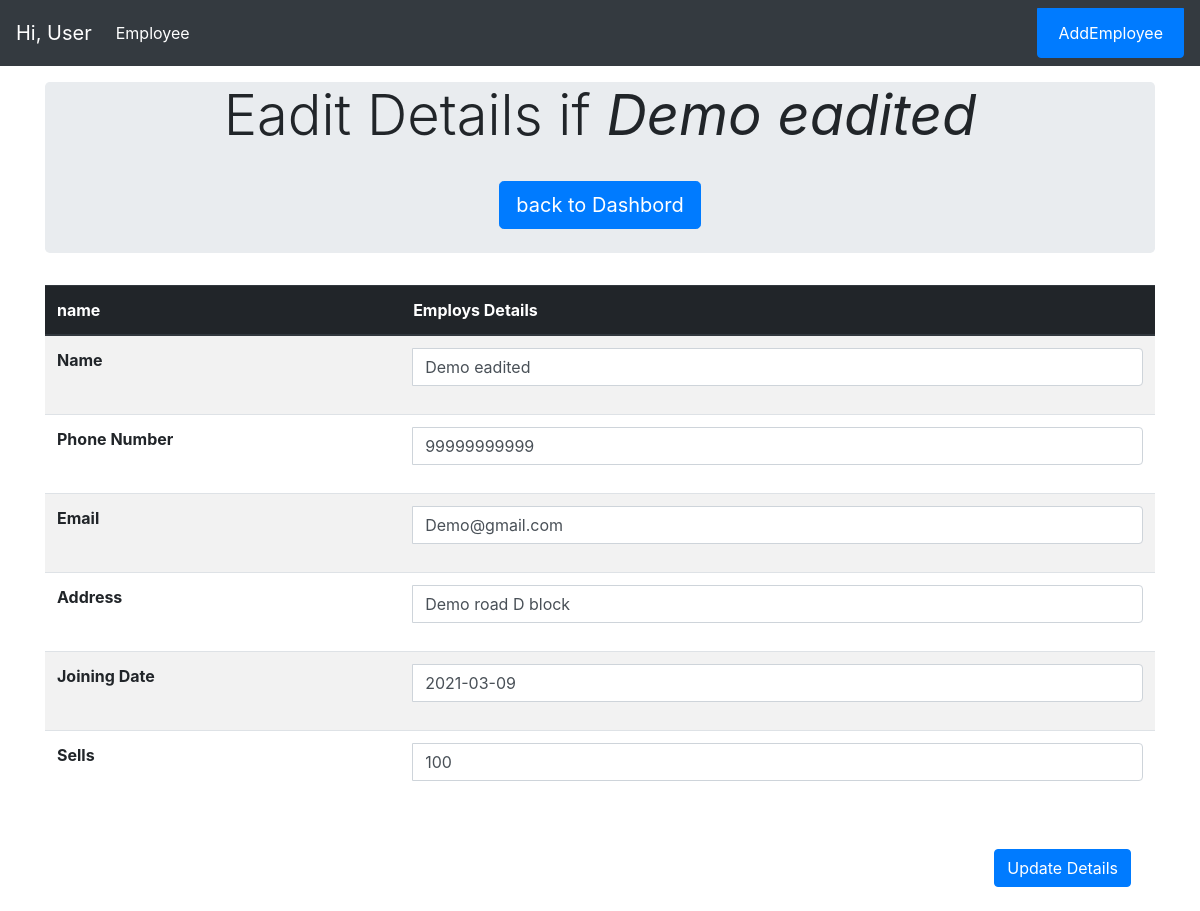
The app's page /employsEadit/Demo eadited with its own data.
### main_manager/models.py (models this page shows, shortened)
class Employe(models.Model):
    sno = models.AutoField(primary_key=True)
    name = models.CharField(max_length=255)
    date = models.CharField(max_length=20)
    email = models.CharField(max_length=30)
    phone = models.IntegerField()
    address = models.CharField(max_length=70)
    sells = models.IntegerField()
    timeStamp = models.DateTimeField(default=datetime.datetime.now())

### main_manager/views.py (the view)
# urls.py: path('employsEadit/<str:employ_name>', views.Eaditemploys, name='employs'),
@csrf_protect
def Eaditemploys(request, employ_name):
    employ = Employe.objects.get(name=employ_name)
    params = {'employ':employ}
    return render(request, 'main/eaditEmploy.html', params)

### templates/main/eaditEmploy.html (shortened to what this page needs)
{% extends 'base.html' %}
{% block body %}
<div class="container my-3">
    <div class="jumbotron">
        <center>
            <h1 class="display-4"> Eadit Details if <b><i>{{employ.name}}</i></b> </i></b></h1>
        </center>
        <center> <a class="btn btn-primary btn-lg my-4" href="http://127.0.0.1:8000/" role="button">back to Dashbord</a>
        </center>
    </div>
</div>
<div class="container">
<form action="http://127.0.0.1:8000/employsUpdate/{{employ.name}}" method="post">{% csrf_token %}
    <table class="table table-striped">
        <thead class="thead-dark">
            <tr>
                <th scope="col">name</th>
                <th scope="col">Employs Details</th>
            </tr>
        </thead>
        <tbody>
            <tr>
                <th scope="row">Name</th>
                <td>
                    <div class="input-group mb-3">
                        <input type="text" value="{{employ.name}}" name="name" class="form-control" aria-label="Default"
                            aria-describedby="inputGroup-sizing-default">
                    </div>
                </td>
            </tr>
            <tr>
                <th scope="row">Phone Number</th>
                <td>
                    <div class="input-group mb-3">
                        <input type="text" value="{{employ.phone}}" name="phone" class="form-control" aria-label="Default"
                            aria-describedby="inputGroup-sizing-default">
                    </div>
                </td>
            </tr>
            <tr>
                <th scope="row">Email</th>
                <td>
                    <div class="input-group mb-3">
                        <input type="text" value="{{employ.email}}" name="email" class="form-control" aria-label="Default"
                            aria-describedby="inputGroup-sizing-default">
                    </div>
                </td>
            </tr>
            <tr>
                <th scope="row">Address</th>
                <td>
                    <div class="input-group mb-3">
                        <input type="text" value="{{employ.address}}" name="address" class="form-control" aria-label="Default"
                            aria-describedby="inputGroup-sizing-default">
                    </div>
                </td>
            </tr>
            <tr>
                <th scope="row">Joining Date</th>
                <td> <div class="input-group mb-3">
                    <input type="text" value="{{employ.date}}" name="date" class="form-control" aria-label="Default"
                        aria-describedby="inputGroup-sizing-default">
                </div></td>
            </tr>
            <tr>
                <th scope="row">Sells</th>
                <td> <div class="input-group mb-3">
                    <input type="text" value="{{employ.sells}}" name="sells" class="form-control" aria-label="Default"
                        aria-describedby="inputGroup-sizing-default">
                </div></td>
            </tr>
        </tbody>
    </table>
    <button class="btn btn-primary m-4 float-right" role="submit">Update Details</button>
</form>
</div>
{% endblock body %}

### records on screen
Employe: name "Demo eadited", phone "99999999999", email "Demo@gmail.com", address "Demo road D block", date "2021-03-09", sells "100"
